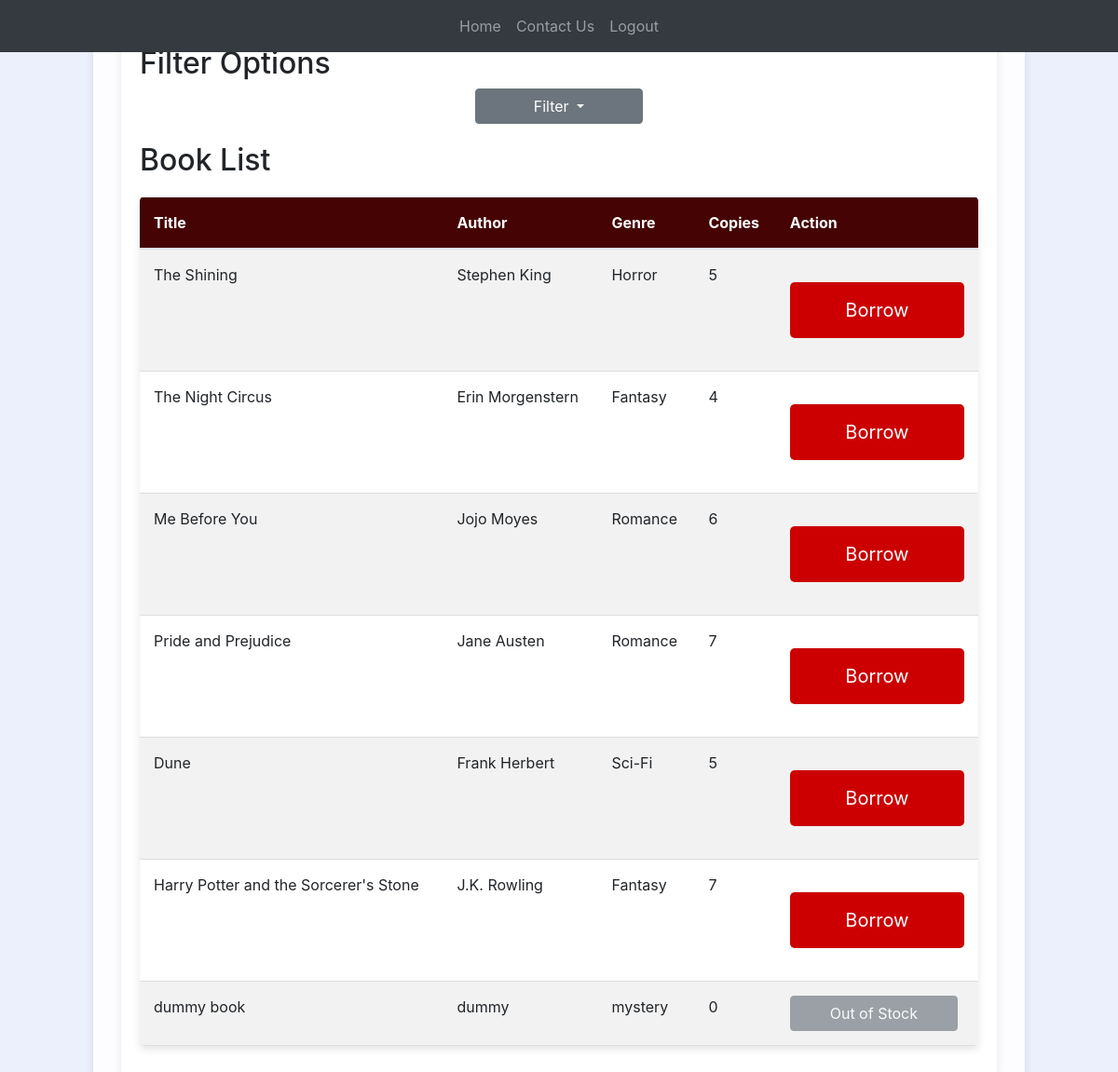
The page /book-list (signed in) on the database its author committed.
### website/models.py (models this page shows)
class Book(db.Model):
    id = db.Column(db.Integer, primary_key=True)  # a reference ID
    name = db.Column(db.String(150), nullable=False)  # a title
    author = db.Column(db.String(150), nullable=False)  # an author
    genre = db.Column(db.String(50), nullable=True)  # genre (optional)
    copies = db.Column(db.Integer, nullable=False)  # number of total copies
    remaining_copies = db.Column(db.Integer, nullable=False)  # number of remaining copies
    content_link = db.Column(db.String(500), nullable=True)  # link to access the book (optional)
    borrowed_books = db.relationship('BorrowedBook', backref='book')# relationship to track borrow records for this book

### website/views.py (the view)
@views.route('/book-list', methods=['GET', 'POST'])
@login_required
def book_list():
    selected_author = request.args.get('author')
    selected_genre = request.args.get('genre')
    if selected_author:
        books = Book.query.filter_by(author=selected_author).all()
    elif selected_genre:
        books = Book.query.filter_by(genre=selected_genre).all()
    else:
        books = Book.query.all()
    genres = db.session.query(Book.genre).distinct().all()
    authors = db.session.query(Book.author).distinct().all()
    borrowed_book_ids = [borrow.book_id for borrow in current_user.borrowed_books]
    return render_template('book_list.html', books=books, borrowed_book_ids=borrowed_book_ids,
                           genres=genres, authors=authors, selected_genre=selected_genre,
                           selected_author=selected_author)

### website/templates/book_list.html (shortened to what this page needs)
{% extends "base2.html" %}
{% block content %}
<div class="content-wrapper">
            <link rel="stylesheet" href="{{ url_for('static', filename='css/style.css') }}">
            <link rel="stylesheet" href="styles.css">
    <main class="book-section">
        <h2>Filter Options</h2>
        <div class="filter-section">
            <div id="filter-section">
                <button class="btn btn-secondary dropdown-toggle" type="button" id="filterDropdown" data-toggle="dropdown" aria-haspopup="true" aria-expanded="false">
                    Filter
                </button>
            </div>
        </div>
<h2>Book List</h2>
<table class="table table-striped">
    <thead>
        <tr>
            <th>Title</th>
            <th>Author</th>
            <th>Genre</th>
            <th>Copies</th>
            <th>Action</th>
        </tr>
    </thead>
    <tbody>
        {% for row in books %}
        <tr>
            <td>{{ row.name }}</td>
            <td>{{ row.author }}</td>
            <td>{{ row.genre }}</td>
            <td>{{ row.remaining_copies }}</td>
            <td>
                {% if current_user.is_admin %}
                <a href="/edit-book/{{ row.id }}">
                    <button class="btn btn-warning edit-button">
                        <i class="fas fa-cog"></i> Edit
                    </button>
                </a>
                <form action="{{ url_for('views.delete_book', book_id=row.id) }}" method="POST" style="display: inline;">
                    <button class="button" onclick="deleteBook(event, {{ row.id }})">
                        <div class="trash">
                            <div class="top">
                                <div class="paper"></div>
                            </div>
                            <div class="box"></div>
                            <div class="check">
                                <svg viewBox="0 0 8 6">
                                    <polyline points="1 3.4 2.71428571 5 7 1"></polyline>
                                </svg>
                            </div>
                        </div>
                        <span>Delete</span>
                    </button>
                </form>
                {% else %}
                {% if row.remaining_copies <= 0 %}
                <button class="btn btn-secondary" disabled>Out of Stock</button>
                {% elif row.id in borrowed_book_ids %}
                <button class="btn btn-secondary" disabled>Borrowed</button>
                {% else %}
                <form action="{{ url_for('views.borrow_book', book_id=row.id) }}" method="POST" style="display: inline;">
                    <button type="submit" class="btn btn-primary">Borrow</button>
                </form>
                {% endif %}
                {% endif %}
            </td>
        </tr>
        {% endfor %}
    </tbody>
</table>
</main>
</div>
{% endblock %}

### website/static/available_books.css (style rules this page uses)
body { background: url('L.jpg') center; background-size: cover; margin: 0; }
.content-wrapper { margin: 70px auto 0; padding: 30px; max-width: 1000px; background: rgba(255, 255, 255, 0.9); border-radius: 10px; box-shadow: 0 0 10px rgba(0, 0, 0, 0.1); }
.book-section { margin-top: 20px; padding: 20px; border-radius: 10px; background: rgba(255, 255, 255, 0.9); box-shadow: 0 0 10px rgba(0, 0, 0, 0.1); }
.table { margin-top: 20px; border-collapse: collapse; width: 100%; background: white; border-radius: 5px; overflow: hidden; box-shadow: 0 4px 8px rgba(0, 0, 0, 0.1); }
.table thead { background: #450303; color: white; }
.table th, .table td { padding: 15px; text-align: left; border-bottom: 1px solid #ddd; }
.filter-section { margin-bottom: 20px; text-align: center; }

### website/static/styles.css (style rules this page uses)
body { height: 100vh; margin: 0; }
.btn-primary { display: block; width: 100%; margin: 20px auto; padding: 15px; background-color: #cc0000; color: white; border: none; border-radius: 5px; font-size: 20px; cursor: pointer; }

### website/static/css/style.css (style rules this page uses)
html { box-sizing: border-box; -webkit-font-smoothing: antialiased; }
* { box-sizing: inherit; }
*:before, *:after { box-sizing: inherit; }
body { min-height: 100vh; display: flex; font-family: 'Inter', Arial; justify-content: center; align-items: center; background: #eceffc; }

### website/templates/base2.html (style rules this page uses)
body { padding-top: 70px; }
.btn-secondary { background-color: grey; color: white; cursor: not-allowed; border: none; padding: 8px 16px; text-align: center; font-size: 14px; }
button { font-family: inherit; font-size: 20px; background: royalblue; color: white; padding: 0.9em 1.5em; border: none; border-radius: 16px; overflow: hidden; transition: all 0.2s; cursor: pointer; position: relative; width: 180px; }

### rows shown on the page
Book: name "The Shining", author "Stephen King", genre "Horror", remaining_copies "5"
Book: name "The Night Circus", author "Erin Morgenstern", genre "Fantasy", remaining_copies "4"
Book: name "Me Before You", author "Jojo Moyes", genre "Romance", remaining_copies "6"
Book: name "Pride and Prejudice", author "Jane Austen", genre "Romance", remaining_copies "7"
Book: name "Dune", author "Frank Herbert", genre "Sci-Fi", remaining_copies "5"
Book: name "Harry Potter and the Sorcerer's Stone", author "J.K. Rowling", genre "Fantasy", remaining_copies "7"
Book: name "dummy book", author "dummy", genre "mystery", remaining_copies "0", shows "Out of Stock"
